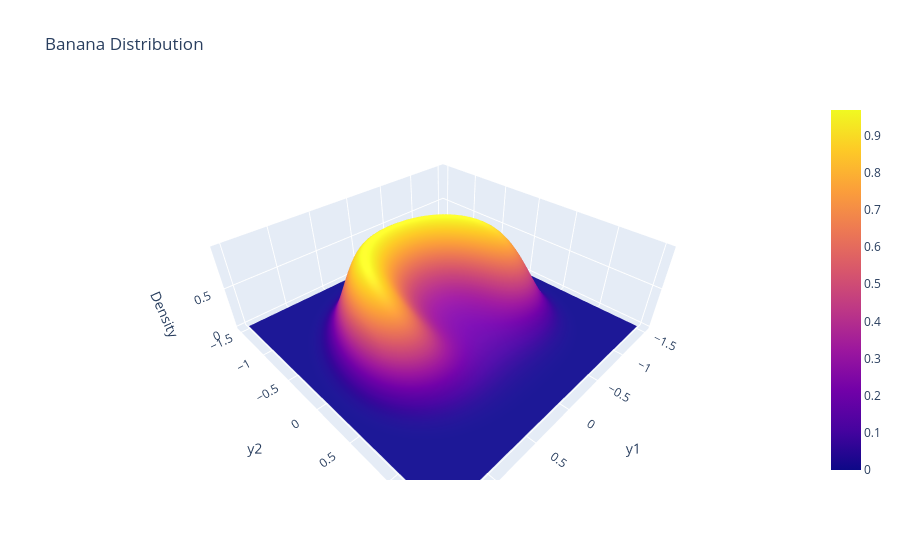

Notebook code for this chart:
### Code cell
import plotly.graph_objects as go
fig = go.Figure(data=[go.Surface(z=p_values, x=Y1, y=Y2)])
fig.update_layout(title="Banana Distribution", scene=dict(xaxis_title="y1", yaxis_title="y2", zaxis_title="Density"))
fig.show();

### Figure 1 — Plotly figure (JSON) as saved in the notebook; plotly's stock layout.template omitted (floating-point values rounded to 4 significant figures; data arrays with more than 128 entries replaced by an {"elided": "..."} marker saying what was removed)
{"data": [{"type": "surface", "x": {"elided": "100x100 float values"}, "y": {"elided": "100x100 float values"}, "z": {"elided": "100x100 float values"}}], "layout": {"scene": {"xaxis": {"title": {"text": "y1"}}, "yaxis": {"title": {"text": "y2"}}, "zaxis": {"title": {"text": "Density"}}}, "title": {"text": "Banana Distribution"}}}
